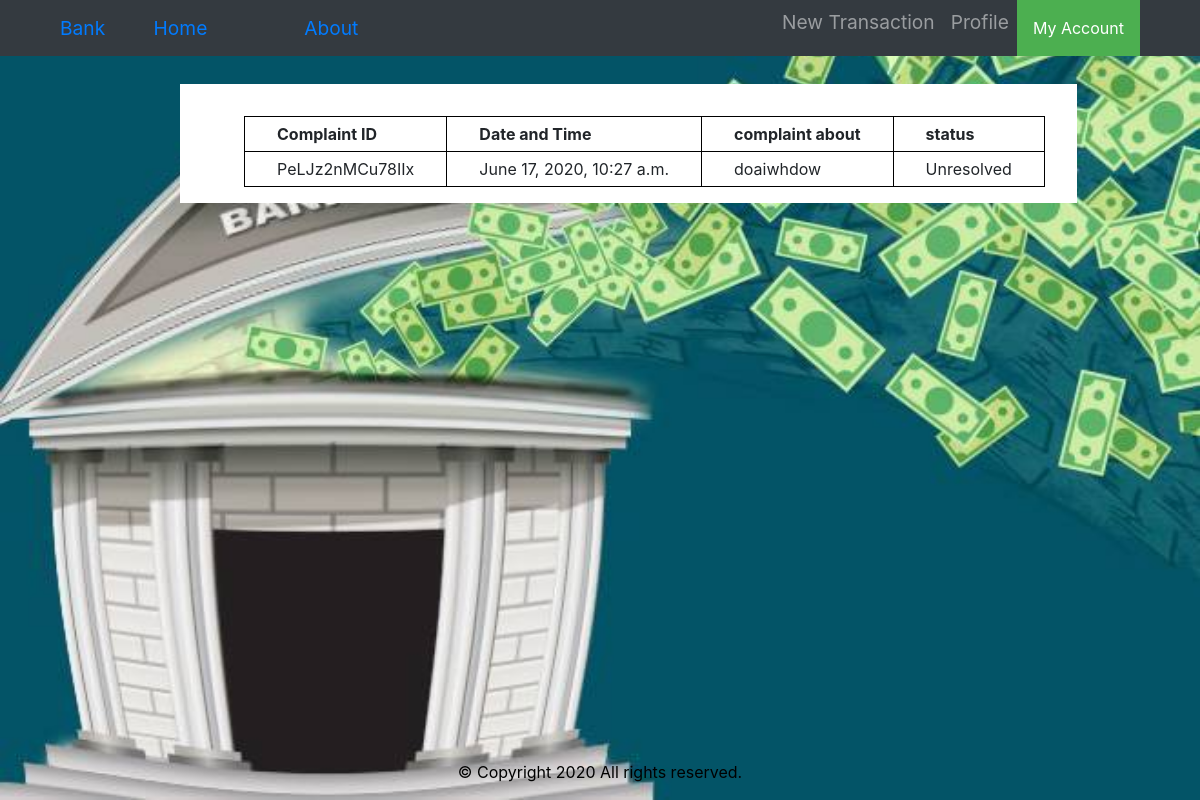
The app's page /user/my_complaints/ (signed in) with its own data.
### users/models.py (models this page shows, shortened)
class Complaint(models.Model):
    complaintID=models.CharField(max_length=15,unique=True)
    complaintUser=models.ForeignKey(User,on_delete=models.CASCADE)
    transaction=models.ForeignKey(Transaction,on_delete=models.CASCADE)
    dateTime=models.DateTimeField(auto_now=True)
    text=models.TextField(max_length=180)
    status=models.BooleanField(default=False)

### users/views.py (the view)
# urls.py: path('my_complaints/',MyComplaintListView.as_view(template_name='users/my_complaints.html'),name='my-complaints'),
class MyComplaintListView(LoginRequiredMixin,ListView):
    model=Complaint
    context_object_name='complaints'
    def get_queryset(self):
        queryset=Complaint.objects.all()
        complaints=queryset.filter(complaintUser=self.request.user)
        return complaints

### users/templates/users/my_complaints.html (shortened to what this page needs)
{% extends 'users/base.html' %} {% block bodyContentBlock %} {%if complaints %}
<div class="complaint background" >
<table style="margin-left: 2rem; margin-top: 1rem;">
    <tr>
        <th>Complaint ID</th>
        <th>Date and Time</th>
        <th>complaint about</th>
        <th>status</th>
    </tr>
    {%for complaint in complaints %}
    <tr>
        <td>{{complaint.complaintID}}</td>
        <td>{{complaint.dateTime}}</td>
        <td>{{complaint.text}}</td>
        {% if complaint.status%}
        <td>Resolved</td>
        {% else %}
        <td>Unresolved</td>
        {% endif %}
    </tr>
    {%endfor%}
</table>
</div>
{%else%}
<h5>No complaints raised yet</h5>
{% endif %} {% endblock bodyContentBlock %}

### bauth/static/css/styles.css (style rules this page uses)
body { background-image:url('../Bank.jpeg'); background-repeat: no-repeat; background-attachment: fixed; background-size: 100% 100%; color: white; margin-bottom: 2rem; }
.background { background-color: white; padding: 1rem 2rem; margin-top: 1rem; }
table, th, td { border: 1px solid black; border-collapse: collapse; padding: 5px 2rem; }

### users/templates/users/my_complaints.html (style rules this page uses)
.complaint { position:fixed; left:15%; }

### records on screen
Complaint: complaintID "PeLJz2nMCu78IIx", dateTime "June 17, 2020, 10:27 a.m.", text "doaiwhdow", status "Unresolved"
